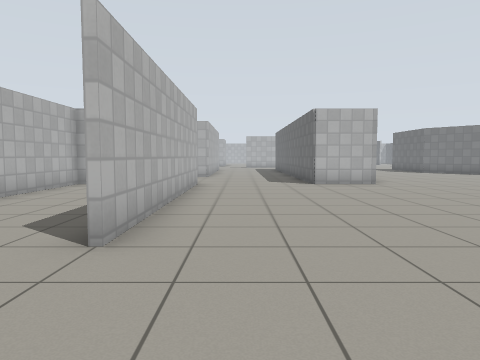
view 1 (above)

24 first-person views from a walk through a robot-simulator world made for Gazebo. The camera is 0.94 m above the floor, tilts 4° down and sees 70° across. The floor is counted in squares, 1 m on a side. Each view is taken from the middle of a square. On the plan, view 1 faces up. The plan holds only what a view shows up to about 12 squares ahead; the rest is blank. The place goes on beyond the plan. Simple patterns stand in for the simulator's built-in surfaces.

view 2
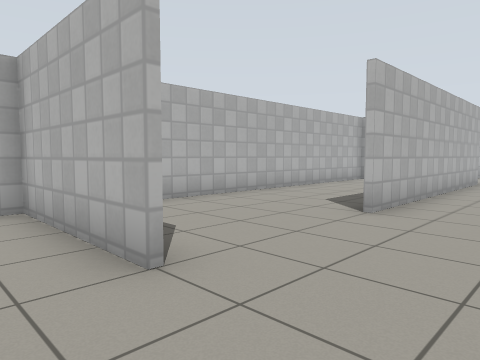

view 3
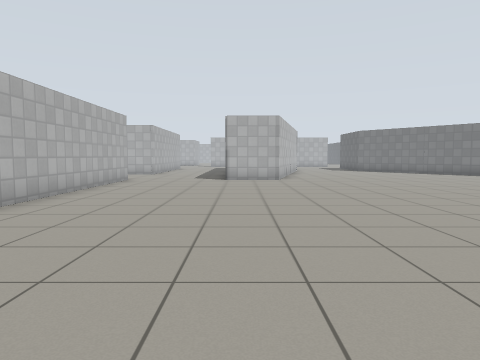

view 4
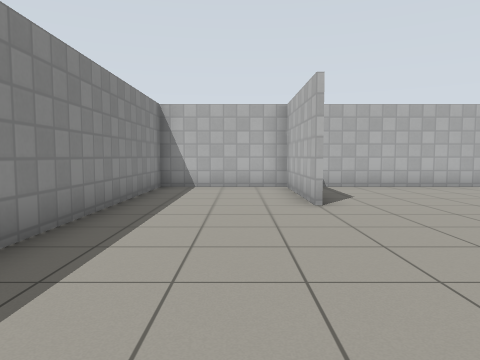

view 5
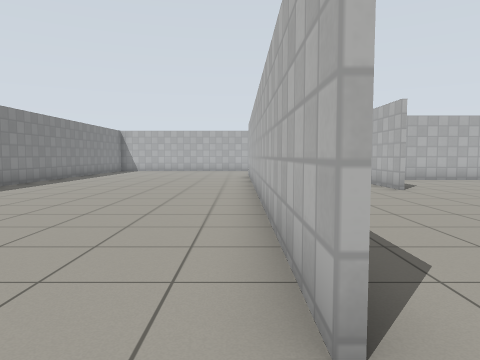

view 6
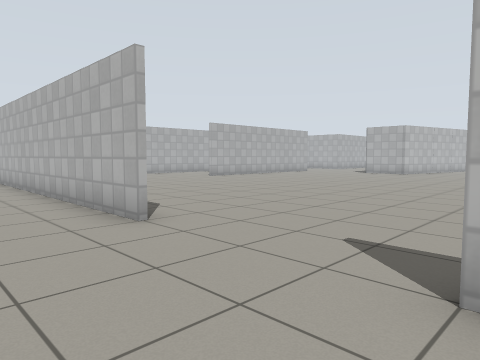

view 7
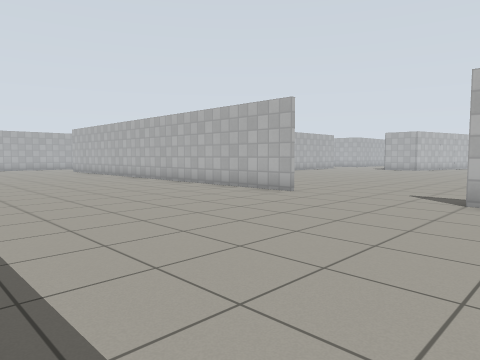

view 8
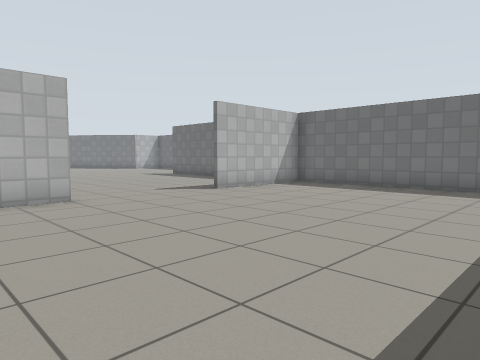

view 9
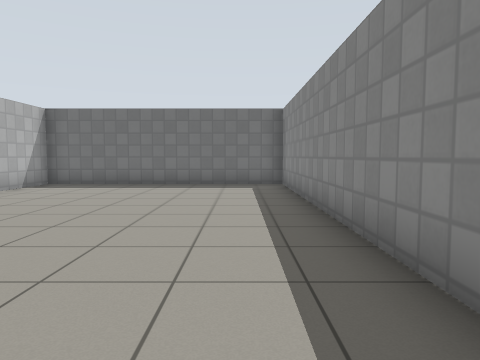

view 10
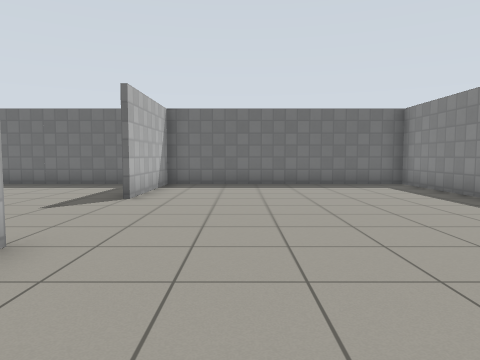

view 11
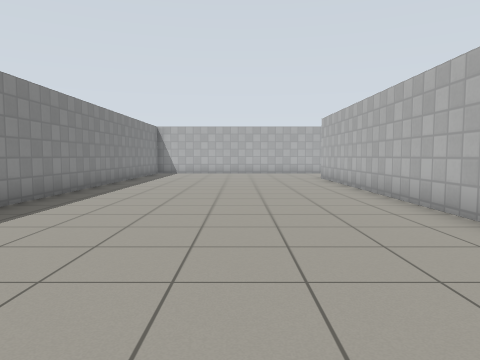

view 12
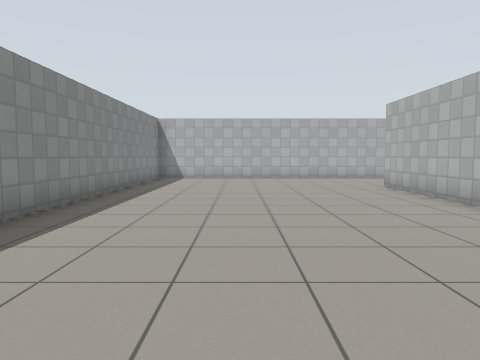

view 13
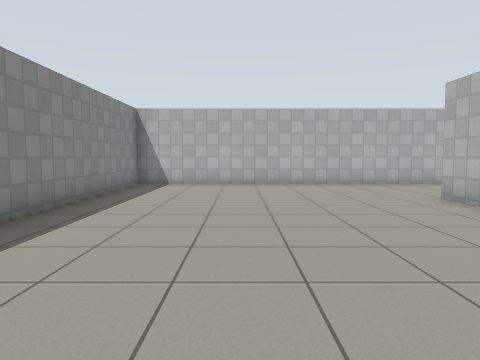

view 14
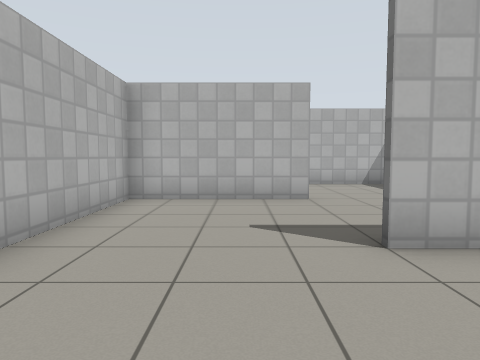

view 15
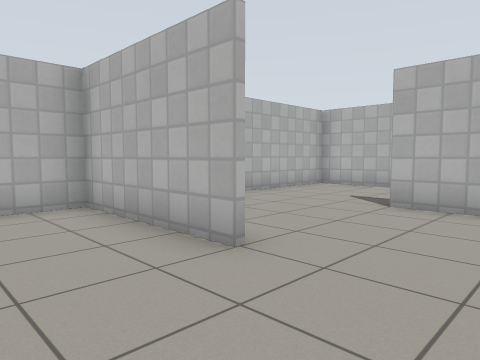

view 16
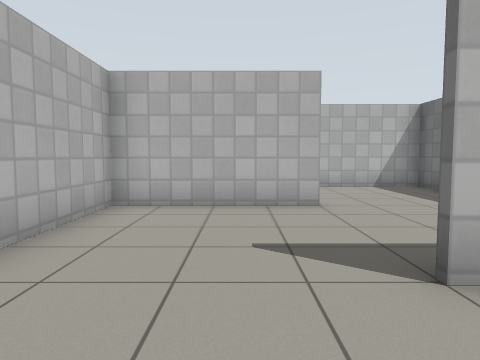

view 17
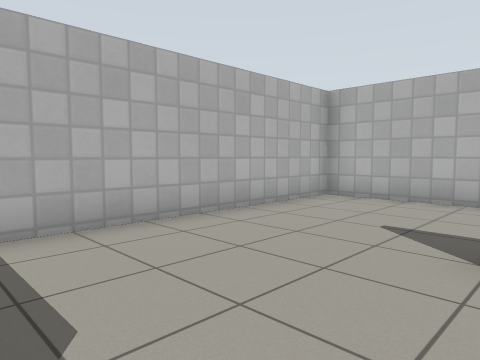

view 18
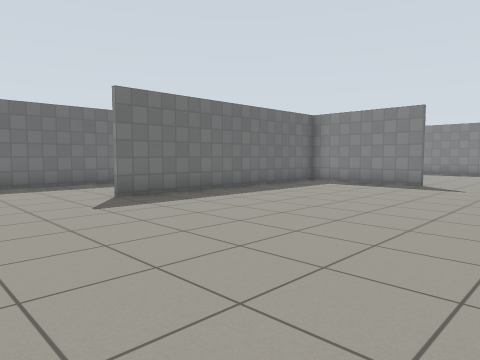

view 19
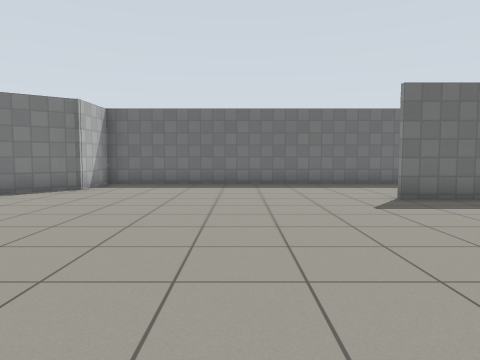

view 20
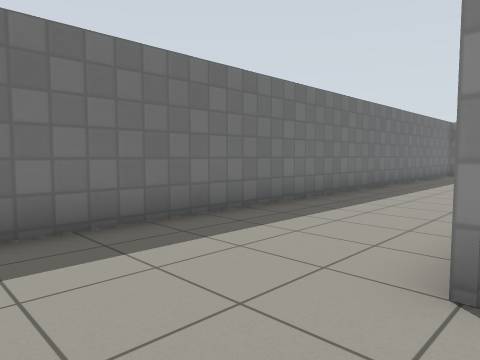

view 21
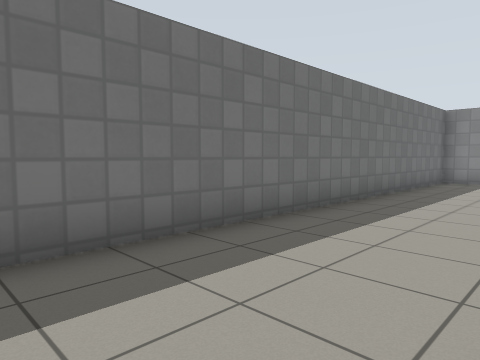

view 22
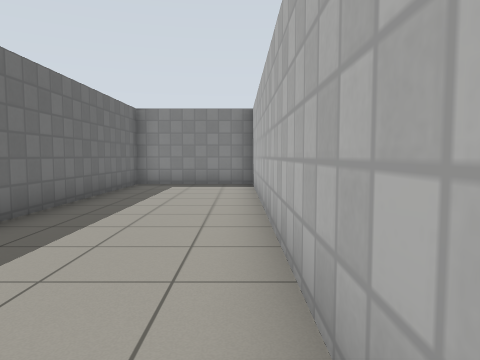

view 23
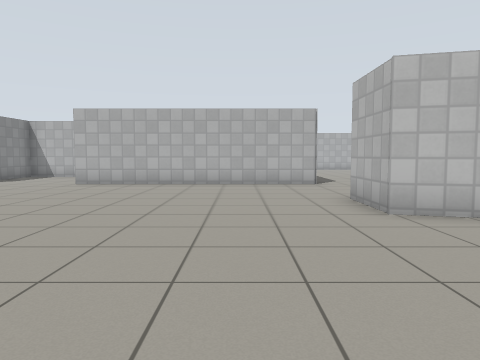

view 24
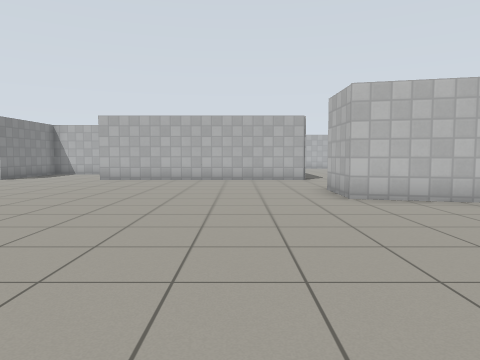

### Floor plan
Points are (right, up) in squares from view 1. A wall is a line through its corners. A room is listed if a view was taken in it or the views show most of it. See-through windows are left out.
Room 1 (views 1, 2, 3, 4, 5, 6, 7, 8, 9, 10, 11, 12, 13, 14, 15, 16, 17, 18, 19, 20, 21, 22, 23, 24)
walls: (-1.4, -0.6) (-5.4, -0.6) (-5.4, -4.4) (1.6, -4.4); (6.6, -4.6) (-9.5, -4.6); (10.4, -4.4) (12.8, -4.4); (-6.1, 3.4) (-9.5, 3.4); (14.6, -1.5) (14.6, -12.2); (14.4, -3.1) (14.4, 3.5); (-1.4, 11.6) (-1.4, 3.5); (-9.4, -0.6) (-13.4, -0.6) (-13.4, -12.4) (-1.2, -12.4); (4.9, -12.4) (18.4, -12.4) (18.4, 11.4) (16.6, 11.4) (15.7, 12.6); (4.8, 12.5) (4.5, 11.4) (2.4, 11.4) (2.4, 12); (-5.6, 10.3) (-5.6, 11.5); (-5.1, 11.4) (-8.6, 11.4); (-5.4, 11.5) (-5.4, 0.5); (-9.4, 7.4) (-13.4, 7.4) (-13.4, 0.8); (14.4, -12.5) (14.4, -4.6) (10.5, -4.6)

Positions as (right, up) in squares from view 1, and headings:
1: (0, 0), facing up
2: (1, -2), facing up-left
3: (3, -2), facing up
4: (5, -2), facing left
5: (8, -5), facing left
6: (11, -7), facing up-left
7: (12, -12), facing up-left
8: (4, -12), facing up-right
9: (3, -11), facing right
10: (3, -7), facing right
11: (5, -8), facing left
12: (1, -9), facing left
13: (-2, -9), facing left
14: (-11, -8), facing up
15: (-7, -3), facing up-left
16: (-11, 1), facing up
17: (-9, 0), facing up-left
18: (7, 7), facing down-right
19: (7, 7), facing right
20: (14, 6), facing down-right
21: (15, 1), facing down-right
22: (15, -1), facing down
23: (10, 9), facing left
24: (12, 9), facing left
